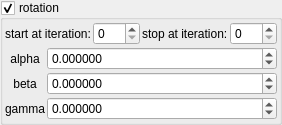
    <widget class="MyGroupBox" name="groupCheck_transf_function_enabledR_false">
     <property name="toolTip">
      <string/>
     </property>
     <property name="title">
      <string>rotation&amp;</string>
     </property>
     <property name="checkable">
      <bool>true</bool>
     </property>
     <layout class="QVBoxLayout" name="verticalLayout_56">
      <property name="spacing">
       <number>2</number>
      </property>
      <property name="leftMargin">
       <number>2</number>
      </property>
      <property name="topMargin">
       <number>2</number>
      </property>
      <property name="rightMargin">
       <number>2</number>
      </property>
      <property name="bottomMargin">
       <number>2</number>
      </property>
      <item>
       <layout class="QGridLayout" name="gridLayout_20" columnstretch="0,0,0,0">
        <property name="spacing">
         <number>2</number>
        </property>
        <item row="0" column="0">
         <widget class="QLabel" name="label_272">
          <property name="text">
           <string>start at iteration:</string>
          </property>
         </widget>
        </item>
        <item row="0" column="1">
         <widget class="MySpinBox" name="spinboxInt_transf_start_iterations_R">
          <property name="sizePolicy">
           <sizepolicy hsizetype="Minimum" vsizetype="Maximum">
            <horstretch>0</horstretch>
            <verstretch>0</verstretch>
           </sizepolicy>
          </property>
          <property name="maximum">
           <number>999</number>
          </property>
         </widget>
        </item>
        <item row="0" column="3">
         <widget class="MySpinBox" name="spinboxInt_transf_stop_iterations_R">
          <property name="sizePolicy">
           <sizepolicy hsizetype="Minimum" vsizetype="Maximum">
            <horstretch>0</horstretch>
            <verstretch>0</verstretch>
           </sizepolicy>
          </property>
          <property name="maximum">
           <number>999</number>
          </property>
         </widget>
        </item>
        <item row="0" column="2">
         <widget class="QLabel" name="label_271">
          <property name="text">
           <string>stop at iteration:</string>
          </property>
         </widget>
        </item>
       </layout>
      </item>
      <item>
       <layout class="QGridLayout" name="gridLayout_24" columnstretch="0,1">
        <property name="spacing">
         <number>2</number>
        </property>
        <item row="2" column="0">
         <widget class="QLabel" name="label_36">
          <property name="text">
           <string notr="true">gamma</string>
          </property>
          <property name="alignment">
           <set>Qt::AlignCenter</set>
          </property>
         </widget>
        </item>
        <item row="1" column="0">
         <widget class="QLabel" name="label_34">
          <property name="text">
           <string notr="true">beta</string>
          </property>
          <property name="alignment">
           <set>Qt::AlignCenter</set>
          </property>
         </widget>
        </item>
        <item row="0" column="0">
         <widget class="QLabel" name="label_35">
          <property name="text">
           <string notr="true">alpha</string>
          </property>
          <property name="alignment">
           <set>Qt::AlignCenter</set>
          </property>
         </widget>
        </item>
        <item row="0" column="1">
         <widget class="MyDoubleSpinBox" name="spinboxd3_transf_rotation_x">
          <property name="sizePolicy">
           <sizepolicy hsizetype="Minimum" vsizetype="Maximum">
            <horstretch>0</horstretch>
            <verstretch>0</verstretch>
           </sizepolicy>
          </property>
          <property name="prefix">
           <string/>
          </property>
          <property name="suffix">
           <string/>
          </property>
          <property name="decimals">
           <number>6</number>
          </property>
          <property name="minimum">
           <double>-36000.000000000000000</double>
          </property>
          <property name="maximum">
           <double>36000.000000000000000</double>
          </property>
          <property name="singleStep">
           <double>1.000000000000000</double>
          </property>
         </widget>
        </item>
        <item row="1" column="1">
         <widget class="MyDoubleSpinBox" name="spinboxd3_transf_rotation_y">
          <property name="sizePolicy">
           <sizepolicy hsizetype="Minimum" vsizetype="Maximum">
            <horstretch>0</horstretch>
            <verstretch>0</verstretch>
           </sizepolicy>
          </property>
          <property name="prefix">
           <string/>
          </property>
          <property name="suffix">
           <string/>
          </property>
          <property name="decimals">
           <number>6</number>
          </property>
          <property name="minimum">
           <double>-36000.000000000000000</double>
          </property>
          <property name="maximum">
           <double>36000.000000000000000</double>
          </property>
          <property name="singleStep">
           <double>1.000000000000000</double>
          </property>
         </widget>
        </item>
        <item row="2" column="1">
         <widget class="MyDoubleSpinBox" name="spinboxd3_transf_rotation_z">
          <property name="sizePolicy">
           <sizepolicy hsizetype="Minimum" vsizetype="Maximum">
            <horstretch>0</horstretch>
            <verstretch>0</verstretch>
           </sizepolicy>
          </property>
          <property name="prefix">
           <string/>
          </property>
          <property name="suffix">
           <string/>
          </property>
          <property name="decimals">
           <number>6</number>
          </property>
          <property name="minimum">
           <double>-36000.000000000000000</double>
          </property>
          <property name="maximum">
           <double>36000.000000000000000</double>
          </property>
          <property name="singleStep">
           <double>1.000000000000000</double>
          </property>
         </widget>
        </item>
       </layout>
      </item>
     </layout>
    </widget>
